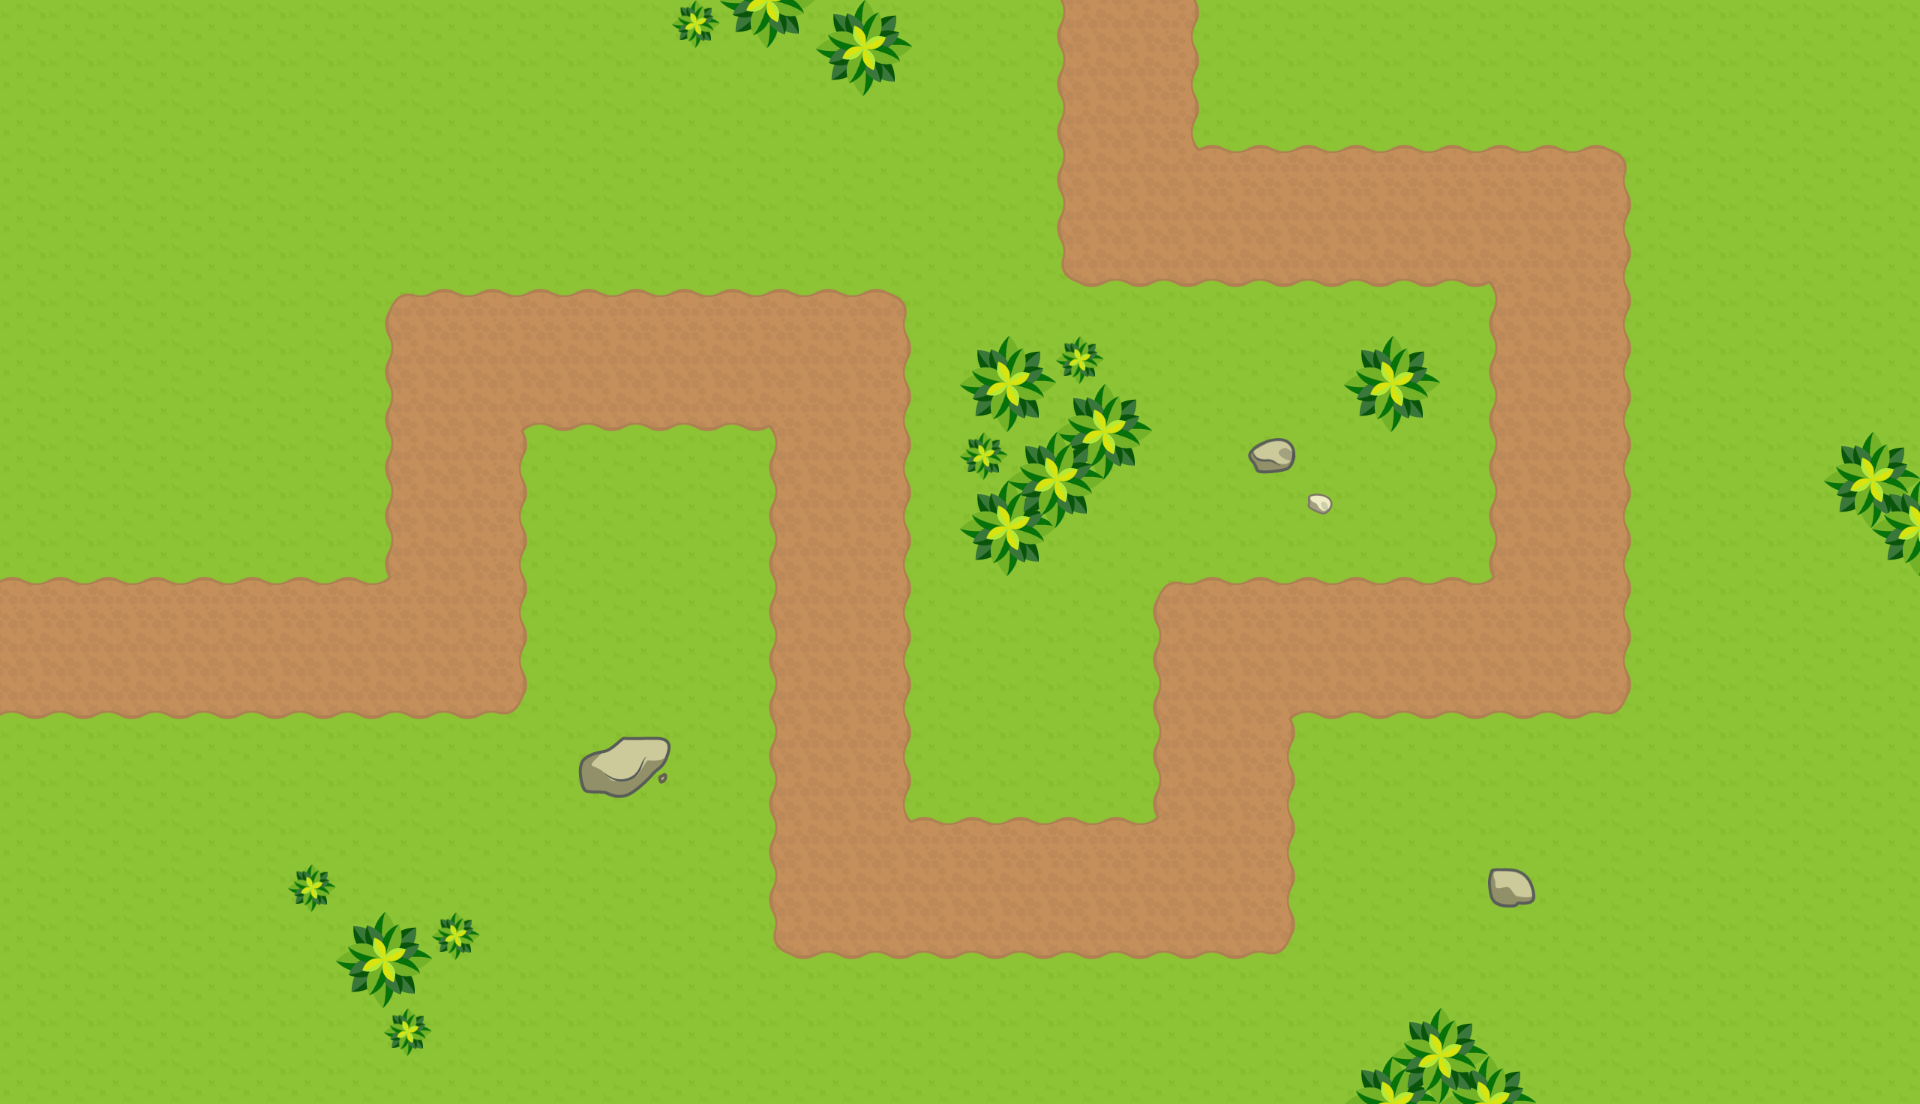

Below is a game level as drawn by its tile map, then a one-line description and the .tmx that defines it (tile-layer data replaced by summaries):
An orthogonal 40x23 tile map with 48x48 px tiles, 5 tile layers (Grass, Path, Trees 1, Trees 2, ...), 4 tilesets and 11 objects (PathLine).

<map version="1.0" tiledversion="1.0.3" orientation="orthogonal" renderorder="right-down" width="40" height="23" tilewidth="48" tileheight="48" nextobjectid="18">
 <tileset firstgid="1" name="tiles" tilewidth="48" tileheight="48" spacing="4" margin="2" tilecount="81" columns="9">
  <image source="../../tiles/hi/tiles.png" width="512" height="512" />
  <terraintypes>
   <terrain name="Water" tile="33" />
   <terrain name="path" tile="18" />
  </terraintypes>
  <tile id="14" terrain=",,,1" />
  <tile id="15" terrain=",,1,1" />
  <tile id="16" terrain=",,1," />
  <tile id="17" terrain=",1,,1" />
  <tile id="18" terrain="1,1,1,1" />
  <tile id="19" terrain="1,,1," />
  <tile id="20" terrain=",1,," />
  <tile id="21" terrain="1,1,," />
  <tile id="22" terrain="1,,," />
  <tile id="23" terrain="1,,1,1" />
  <tile id="24" terrain=",1,1,1" />
  <tile id="25" terrain="1,1,,1" />
  <tile id="26" terrain="1,1,1," />
  <tile id="29" terrain=",,,0" />
  <tile id="30" terrain=",,0,0" />
  <tile id="31" terrain=",,0," />
  <tile id="32" terrain=",0,,0" />
  <tile id="33" terrain="0,0,0,0" />
  <tile id="34" terrain="0,,0," />
  <tile id="35" terrain=",0,," />
  <tile id="36" terrain="0,0,," />
  <tile id="37" terrain="0,,," />
  <tile id="38" terrain="0,0,0," />
  <tile id="39" terrain="0,0,,0" />
  <tile id="40" terrain="0,,0,0" />
  <tile id="41" terrain=",0,0,0" />
 </tileset>
 <tileset firstgid="82" name="tiles2" tilewidth="48" tileheight="48" spacing="4" margin="2" tilecount="18" columns="9">
  <image source="../../tiles/hi/tiles2.png" width="512" height="128" />
 </tileset>
 <tileset firstgid="100" name="tiles3" tilewidth="48" tileheight="48" spacing="4" margin="2" tilecount="36" columns="9">
  <image source="../../tiles/hi/tiles3.png" width="512" height="256" />
 </tileset>
 <tileset firstgid="136" name="tiles4" tilewidth="48" tileheight="48" spacing="4" margin="2" tilecount="171" columns="9">
  <image source="../../tiles/hi/tiles4.png" width="512" height="1024" />
 </tileset>
 <layer name="Grass" width="40" height="23">
  <data>[920 cells, 920 non-empty, 1 distinct tile ids]</data>
 </layer>
 <layer name="Path" width="40" height="23">
  <data>[920 cells, 231 non-empty, 13 distinct tile ids]</data>
 </layer>
 <layer name="Trees 1" width="40" height="23">
  <data>[920 cells, 32 non-empty, 5 distinct tile ids]</data>
 </layer>
 <layer name="Trees 2" width="40" height="23">
  <data>[920 cells, 18 non-empty, 5 distinct tile ids]</data>
 </layer>
 <layer name="Rocks" width="40" height="23">
  <data>[920 cells, 7 non-empty, 7 distinct tile ids]</data>
 </layer>
 <objectgroup name="Boundary" visible="0">
  <object id="6" x="0" y="586.25" width="508.5" height="125.568" />
  <object id="7" x="393.938" y="307.904" width="125.438" height="389.005" />
  <object id="8" x="401.25" y="298.154" width="492.375" height="125.568" />
  <object id="9" x="778.358" y="308.986" width="125.438" height="633.38" />
  <object id="10" x="788.775" y="825.517" width="492.375" height="125.568" />
  <object id="11" x="1162.6" y="594.685" width="125.438" height="345.318" />
  <object id="12" x="1171.56" y="586.216" width="441.188" height="125.568" />
  <object id="13" x="1497.66" y="162.81" width="125.438" height="536.38" />
  <object id="14" x="1076.68" y="153.591" width="536.375" height="125.568" />
  <object id="15" x="1065.85" y="0.0285" width="125.438" height="265.068" />
 </objectgroup>
 <objectgroup name="PathLine" visible="0">
  <object id="17" name="PathLine" x="-25.5" y="648">
   <polyline points="24,0 481.5,-1.5 481.5,-289.5 865.5,-289.5 865.5,238.5 1249.5,238.5 1249.5,-1.5 1585.5,-1.5 1585.5,-433.5 1153.5,-433.5 1153.5,-648" />
  </object>
 </objectgroup>
</map>
